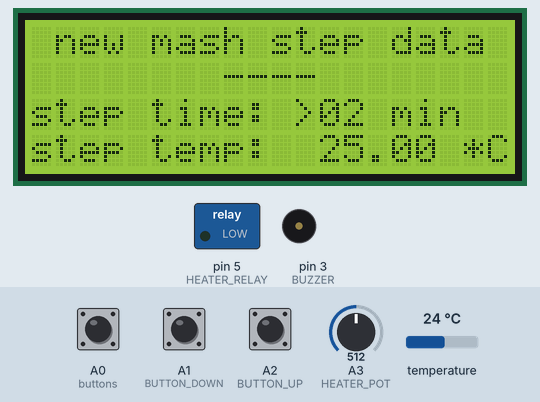
The sketch below on a simulated Arduino Uno, built with avr-gcc and run on an emulated ATmega328P. Parts: 20×4 character LCD, switched loads named in the sketch (green lamp = pin HIGH), buzzer (waves = sounding). The inputs (shaded band) are chosen by the test bench; at power-on: A0 (buttons) HIGH, A3 (HEATER_POT) = 512, temperature 24 °C, A1 (BUTTON_DOWN) HIGH, A2 (BUTTON_UP) HIGH. What the sketch prints to the serial monitor is not drawn.

Above: at 0.9 s.
1.0 s: A0 (buttons) pulled LOW for 0.15 s
At 1.2 s:
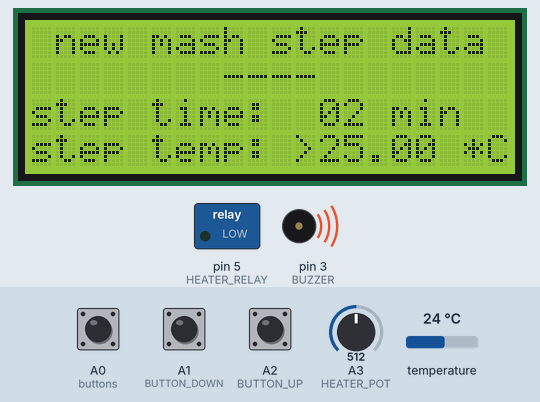
2.7 s: A0 (buttons) pulled LOW for 1 s
At 5.0 s:
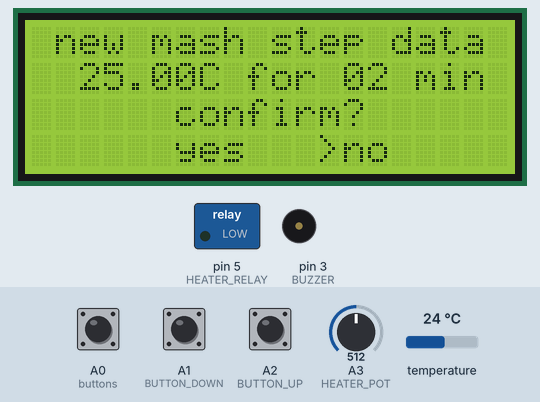
5.3 s: A0 (buttons) pulled LOW for 0.15 s
At 6.8 s:
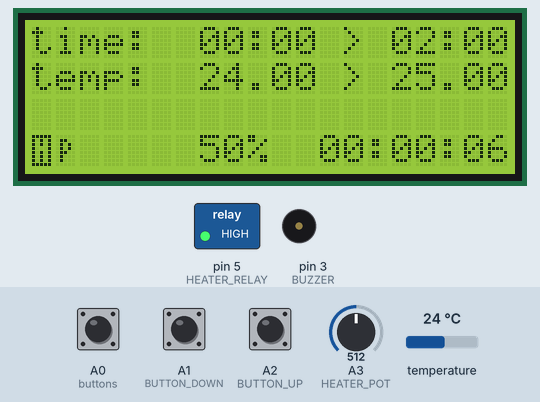
7.6 s: A3 (HEATER_POT) set to 1016
At 8.6 s:
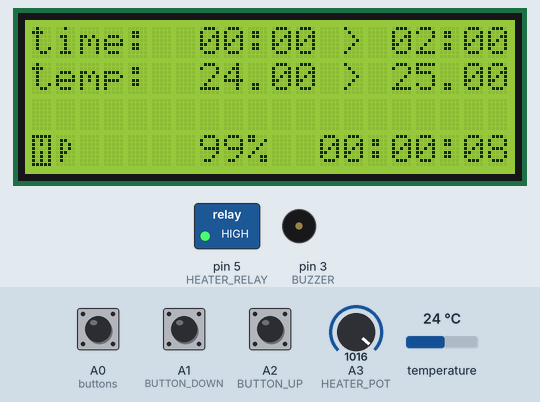
10.6 s: A3 (HEATER_POT) set to 1023
At 11.8 s:
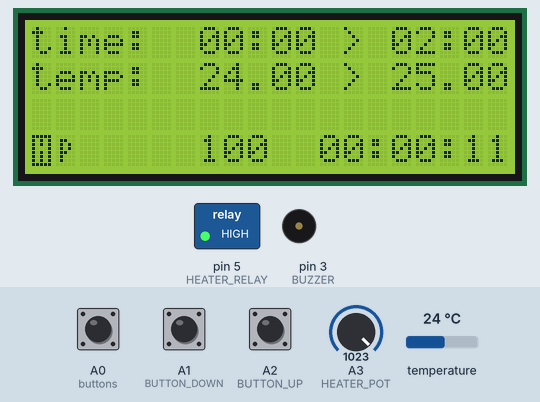
13.6 s: temperature set to 25.8 °C
At 15.8 s:
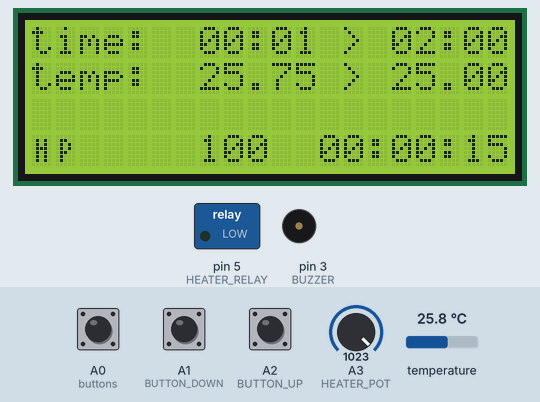
Timing chart, 0 to 17.3 s (numbered marks = the images above; inputs shaded):
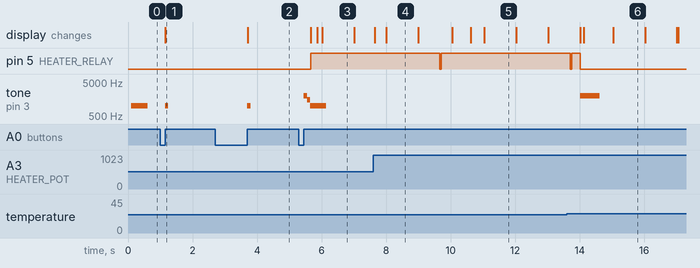

The sketch:

temperature_control_gh.ino
```cpp
/*
- DS18B20 sensor for temperature reading
- two buttons for adjusting target temperature (+ and -)

pin out:

 button up   -> gnd
 button up   -> pin A2
 button down -> gnd
 button down -> pin A1
 button sel  -> gnd
 button sel  -> pin A0
 (buttons will use internal pull-up, so no need for resistors)

 (looking at the pot)
 pot left  -> gnd
 pot right -> +5V
 pot mid   -> pin A3

 sensor red wire (vcc)     -> +5V
 sensor yellow wire (data) -> pin 4 -> 4.7 kOhm resistor -> +5V
 sensor green wire (gnd)   -> gnd

 (this means there is a pull-up in the data wire)
 (btw, green SHOULD be data and yellow SHOULD be gnd, but in mine it's like above)

 * if it keeps reading -1000, check gnd and data
 * if it keeps reading +85, check vcc

 heater relay on + -> pin 5
 heater relay on - -> gnd

 buzzer+ -> pin 3
 buzzer- -> 220 Ohm resistor -> gnd


 (this is using the 3pin lcd library, so pins are only needed for power and controling a shift register)

 lcd pcb-      -> gnd          LCD info:      01234567890123456789
 lcd pcb+      -> +5V                        |--------------------|
 lcd pcb clock -> pin 8                      |time:  00:00 > 00:00| 0
 lcd pcb latch -> pin 9                   1  |temp:  00:00 > 00.00| 1
 lcd pcb data  -> pin 10                  2  |                    | 2
                                          3  |HP     00%  00:00:00| 3
                                             |--------------------|
                                              01234567890123456789


TODO:
 - Switch heater to PID library
 - Pump control
 - Boil control (heater power, hop additions, etc)
 - Save data to EEPROM?
 - Auto/Manual heater/pump control

*/


#include <OneWire.h>
#include <DallasTemperature.h>
#include <LiquidCrystal595.h>

// pins --- start

#define BUTTON_UP A2
#define BUTTON_DOWN A1
#define BUTTON_SEL A0
#define DS18S20 4

#define HEATER_RELAY 5
#define HEATER_POT A3
#define HEATER_WINDOW 4000 // ms

#define BUZZER 3

// pins --- end


volatile unsigned long window_start_time; // the time the heater window starts
volatile unsigned long heater_control;    // the amount of time within the window the heater should be on
int heater_percentage;

volatile bool heater_active;  // tells if the heater is enabled
volatile bool heater_on;      // tells if the heater is currently on

// delay between temperature measurements
#define MEASURE_DELAY 2000  // 2 s

// delay between data log
#define DATA_LOG_DELAY 10000 // 10 s

// here is where we define the buttons that we'll use
byte buttons[] = {BUTTON_UP, BUTTON_DOWN, BUTTON_SEL};
#define NUMBUTTONS sizeof(buttons)

// temperature sensor definitions
OneWire ds(DS18S20);
DallasTemperature sensors(&ds);
DeviceAddress insideThermometer;

// LCD
LiquidCrystal595 lcd(10,9,8);     // datapin, latchpin, clockpin

float target_temperature;
float current_temperature;
unsigned long last_measure;
unsigned long last_data_log;

boolean start_timer = 0;
unsigned long mash_time_start;
unsigned long mash_step_time = (unsigned long)2*60*1000; // 2 min -> millis
boolean in_mash_step = 1;

void print_formated_time(unsigned long, byte, byte, boolean);
char * formatted_time(unsigned long ms, boolean hour=false);
void ring_buzzer(int ntimes, int buzz_time, int frequency=1500, bool interrupt=false);


byte mode;

void setup()
{
  // init heater control variables
  heater_control = HEATER_WINDOW / 4;  // starts at 25%
  heater_percentage = 25;
  window_start_time = 0;
  heater_active = true;
  heater_on = false;

  target_temperature = 25.0; // Celsius
  last_measure = millis();
  last_data_log = millis();

  // start lcd (20 cols, 4 rows)
  lcd.begin(20, 4);

  byte heat_off[8] = {B00000, B01010, B01010, B01110, B01010, B01010, B01010, B00000};  // [1] HEAT symbol
  byte heat_on[8]  = {B11111, B10101, B10101, B10001, B10101, B10101, B10101, B11111};  // [2] reverse HEAT symbol
  byte pump_off[8] = {B00000, B01100, B01010, B01010, B01100, B01000, B01000, B00000};  // [3] Pump Symbol
  byte pump_on[8]  = {B11111, B10011, B10101, B10101, B10011, B10111, B10111, B11111};  // [4] Reverse PUMP Symbol

  lcd.createChar(1, heat_off);
  lcd.createChar(2, heat_on);
  lcd.createChar(3, pump_off);
  lcd.createChar(4, pump_on);

  // start sensors, get adress and set resolution to 0.25 (10 bit)
  sensors.begin();
  sensors.getAddress(insideThermometer, 0);
  sensors.setResolution(insideThermometer, 10);

  // Setup buttons with an internal pull-up
  for(byte i=0; i<NUMBUTTONS; i++) {
    pinMode(buttons[i], INPUT_PULLUP);
  }

  // setup led and relay
  pinMode(HEATER_RELAY, OUTPUT);

  // for talking to python - meant to log temperature data
  Serial.begin(9600);

  //print_base_menu();
  set_new_mash_step();

  // set timer interrupt for heater control after everything has been set
  // heater will be polled at 20 Hz (50 ms)
  // interrupt config ---- start
  noInterrupts();                           // disable all interrupts
  TCCR1A = 0;                               // set entire TCCR1A register to 0
  TCCR1B = 0;                               // same for TCCR1B
  TCNT1  = 0;                               // initialize counter value to 0

  // set compare match register for 20 Hz increments
  OCR1A = 3124;                             // = (16E6) / (20*256) - 1 (must be <65536)

  TCCR1B |= (1 << WGM12);                   // turn on CTC mode
  TCCR1B |= (1 << CS12);                    // Set CS12 bits for 256 prescaler
  TIMSK1 |= (1 << OCIE1A);                  // enable timer compare interrupt
  interrupts(); // enable all interrupts
  // interrupt config ---- end
}

void loop()
{
  // update temperature as needed
  updateTemperature();

  // Check button press
  checkButtonPress();

  // turn the relay OFF if temperature higher then target
  setRelayState();

  // update timers on the lcd
  updateTimes();

  // log data to serial
  logData();

  delay(50);
}


// update temperature reading
void updateTemperature()
{
  // only perform measurement if enough time has passed
  if((millis() - last_measure) >= MEASURE_DELAY)
  {
    last_measure = millis();
    sensors.requestTemperatures();
    current_temperature = sensors.getTempC(insideThermometer);
    if(current_temperature)
    {
      lcd.setCursor(7,1);
      lcd.print(current_temperature);
    }
  }
}


// write python to ser
void logData()
{
  if((millis() - last_data_log) >= DATA_LOG_DELAY)
  {
    last_data_log = millis();

    // print to serial for python routine - time, temperature, power
    Serial.print(last_data_log/1000);
    Serial.print(F(" "));
    Serial.print(current_temperature);
    Serial.print(F(" "));
    Serial.print(heater_active);
    Serial.print(F(" "));
    Serial.println(heater_percentage);
  }
}


// check if SEL button was pressed
void checkButtonPress()
{
  if(btn_press(BUTTON_SEL, 500))
  {
    set_new_mash_step();
  }
}


// set relay state based on temperature
void setRelayState()
{
  heater_control = map(analogRead(HEATER_POT), 0, 1023, 0, HEATER_WINDOW);
  heater_percentage = map(analogRead(HEATER_POT), 0, 1023, 0, 100);

  lcd.setCursor(7,3);
  if(heater_percentage < 10)  lcd.print(F("0"));
  lcd.print(heater_percentage);

  lcd.setCursor(0,3);

  // if temperature below target, turn heat/pump on
  if(current_temperature < target_temperature)
  {
    heater_active = true; // activate the heater

    lcd.write(2);
    //lcd.setCursor(1,3); lcd.write(4);
  }

  // if not, turn both off
  else
  {
    digitalWrite(HEATER_RELAY, LOW);
    heater_active = false;

    lcd.write(1);
    //lcd.setCursor(1,3); lcd.write(3);

    if(!start_timer)
    {
      start_timer = 1;
      mash_time_start = millis();

      // play buzzer to inform the timer has started (f [Hz], duration [ms])
      tone(BUZZER, 2000, 100);
      delay(100);
      tone(BUZZER, 2000, 500);
    }
  }
}


// update times printed on the LCD
void updateTimes()
{
  if (in_mash_step)
  {
    if (start_timer)
    {
      // current mash step time
      print_formated_time(millis() - mash_time_start, 7, 0, 0);

      if((millis() - mash_time_start) > mash_step_time){
        lcd.setCursor(0,2);
        lcd.print(F("-> step finished! <-"));
        tone(BUZZER, 2500);
      }
    }
  }
  // total elapsed time
  print_formated_time(millis(), 13, 3, 1);
}


// get data and set new mash step temperature and time
#define BUTTON_DELAY 50
void set_new_mash_step()
{

  // next lines draw the 'new mash step' menu:
  //
  //       01234567890123456789
  //      |--------------------|
  //      | new mash step data | 0
  //   1  |        ----        | 1
  //   2  |step time: >00 min  | 2
  //   3  |step temp:  00.0  *C| 3
  //      |--------------------|
  //       01234567890123456789


  lcd.clear();

  lcd.setCursor(0,0);
  lcd.print(F(" new mash step data "));

  lcd.setCursor(0,1);
  lcd.print(F("        ----        "));

  lcd.setCursor(0,2); lcd.print(F("step time: >"));
  // if time < 10 min, print a leading '0'
  if(mash_step_time/60000 < 10)
    lcd.print(F("0"));
  lcd.print(mash_step_time/60000);
  lcd.print(F(" min"));

  lcd.setCursor(0,3);
  lcd.print(F("step temp:  "));
  lcd.print(target_temperature);
  lcd.print(F(" *C"));

  tone(BUZZER, 1000, 500); // f (Hz), length (ms)

  unsigned long new_mash_step_time = mash_step_time;
  boolean new_data;
  // first loop is for time data; keep inside it until SEL is pressed
  while(!btn_press(BUTTON_SEL, 50))
  {
    new_data = false;

    if(digitalRead(BUTTON_UP) == LOW)
    {
      delay(BUTTON_DELAY);
      if(digitalRead(BUTTON_UP) == LOW)
      {
        new_mash_step_time += 60000UL;
        new_data = true;
        delay(BUTTON_DELAY);
      }
    }

    if(digitalRead(BUTTON_DOWN) == LOW)
    {
      delay(BUTTON_DELAY);
      if(digitalRead(BUTTON_DOWN) == LOW)
      {
        if((long)new_mash_step_time - 60000L < 60000L)
          new_mash_step_time = 00000UL;
        else
          new_mash_step_time -= 60000UL;
        new_data = true;
        delay(BUTTON_DELAY);
      }
    }

    // only update the LCD if we have new data
    if (new_data) {
      lcd.setCursor(12,2);
      if(new_mash_step_time/60000 < 10)
        lcd.print(F("0"));
      lcd.print(new_mash_step_time/60000);
      lcd.print(F(" min"));
    }
    delay(10);
  }

  lcd.setCursor(11,2);
  lcd.print(F(" "));
  lcd.setCursor(11,3);
  lcd.print(F(">"));

  tone(BUZZER, 1000, 100); // f (Hz), length (ms)

  // second loop is for the temperature
  float new_target_temperature = target_temperature;
  while(!btn_press(BUTTON_SEL, 50))
  {
    new_data = false;

    if(digitalRead(BUTTON_UP) == LOW)
    {
      delay(BUTTON_DELAY);
      if(digitalRead(BUTTON_UP) == LOW)
      {
        new_target_temperature += 0.5;
        if(new_target_temperature > 99.0)
          new_target_temperature = 99.0;
        new_data = true;
        delay(BUTTON_DELAY);
      }
    }

    if(digitalRead(BUTTON_DOWN) == LOW)
    {
      delay(BUTTON_DELAY);
      if(digitalRead(BUTTON_DOWN) == LOW)
      {
        new_target_temperature -= 0.5;
        new_data = true;
        delay(BUTTON_DELAY);
      }
    }


    if (new_data) {
      lcd.setCursor(12,3);
      if(new_target_temperature < 10.0)
        lcd.print(F("0"));
      lcd.print(new_target_temperature);
      lcd.print(F(" *C"));
    }
    delay(10);
  }

  tone(BUZZER, 1000, 100); // f (Hz), length (ms)

  // once time and temperature are set, let's confirm those values were ok
  lcd.setCursor(0,1);  lcd.print(F("  00.0 C for 00 min "));
  lcd.setCursor(0,2);  lcd.print(F("      confirm?      "));
  lcd.setCursor(0,3);  lcd.print(F("      yes   >no     "));

  lcd.setCursor(2,1);
  if(new_target_temperature < 10.0) lcd.print(F("0"));
  lcd.print(new_target_temperature);

  lcd.setCursor(13,1);
  if(new_mash_step_time/60000 < 10) lcd.print(F("0"));
  lcd.print(new_mash_step_time/60000);
  lcd.print(F(" min  "));

  new_data = false;
  while(!btn_press(BUTTON_SEL, 50))
  {

    if (btn_press(BUTTON_DOWN, 50)) {
      lcd.setCursor(5,3);
      lcd.print(F(" yes   >no"));
      new_data = false;
    }

    if (btn_press(BUTTON_UP, 50)){
      lcd.setCursor(5,3);
      lcd.print(F(">yes    no"));
      new_data = true;
    }

    delay(10);
  }

  // if we're ok with the new values, go ahead and overwrite the old ones
  if(new_data)
  {
    target_temperature = new_target_temperature;
    mash_step_time = new_mash_step_time;
    start_timer = 0;

    tone(BUZZER, 1000, 100);
    delay(100);
    tone(BUZZER, 1500, 100);
    delay(100);
    tone(BUZZER, 2000, 500);
  }
  else
  {
    tone(BUZZER, 2000, 100);
    delay(100);
    tone(BUZZER, 1500, 100);
    delay(100);
    tone(BUZZER, 1000, 500);
  }

  print_base_menu();
}


// print base menu
void print_base_menu()
{
  lcd.setCursor(0,0); lcd.print(F("time:  00:00 > ")); lcd.print(formatted_time(mash_step_time));
  lcd.setCursor(0,1); lcd.print(F("temp:  00.00 > ")); lcd.print(target_temperature);
  lcd.setCursor(0,2); lcd.print(F("                    "));
  lcd.setCursor(0,3); lcd.print(F("HP     00%  00:00:00"));

  lcd.setCursor(0,3); lcd.write(1);
  lcd.setCursor(1,3); lcd.write(3);
}


// timer compare interrupt service routine
ISR(TIMER1_COMPA_vect)
{
  long now = millis();

  // only runs if the heater is active
  if(heater_active)
  {
    // check if we've advanced to the next window
    if(now > window_start_time + HEATER_WINDOW)
    {
      window_start_time = now;
    }

    if(heater_control > (now - window_start_time))
    {
      // only turn heater on if it's not already on
      if(!heater_on)
      {
        digitalWrite(HEATER_RELAY, HIGH);
        heater_on = true;
      }
    }
    else
    {
      // only turn heater off if it's not already off
      if(heater_on)
      {
        digitalWrite(HEATER_RELAY, LOW);
        heater_on = false;
      }
    }
  }
}


// print formated time from milis in int
char * formatted_time(unsigned long ms, boolean hour)
{
  static char time[8];
  unsigned long s;
  int m;
  byte h;

  s = ms / 1000;
  m = s / 60;
  s = s % 60;

  if(hour) {
    h = m / 60;
    m = m % 60;
    sprintf(time, "%i:%02i:%02i", h, m, s);
  }
  else {
    sprintf(time, "%02i:%02i", m, s);
  }

  return time;
}


// ring buzzer by specified amount of times, length and sound frequency
void ring_buzzer(int ntimes, int buzz_time, int frequency, bool interrupt)
{
  // first disable the buzzer just in case it's in use
  noTone(BUZZER);

  while(ntimes--)
  {
    tone(BUZZER, frequency);
    delay(buzz_time);

    noTone(BUZZER);
    delay(buzz_time/3);
  }
}


// print formated time on a given LCD place
void print_formated_time(unsigned long ms, byte col, byte row, boolean hour)
{
  lcd.setCursor(col, row);
  lcd.print(formatted_time(ms, hour));
}


// check if a given button was pressed for some given time
boolean btn_press(byte button_press, int ms)
{
  if (digitalRead(button_press) == LOW)
  {
    delay(ms);
    if (digitalRead(button_press) == LOW)
    {
      while(digitalRead(button_press) == LOW) {} // avoid repeated presses
      return true;
    }
  }
  return false;
}
```

Measured:
- the behaviour switches between 1022 and 1023 on A3 (HEATER_POT) (found by bisection; images 4 and 5)
- the behaviour switches between 24.9 and 25 °C on temperature (found by bisection; images 5 and 6)
- after the input at 1.0 s, tone on pin 3 (BUZZER): silent → 1000 Hz after 0.15 s, → silent 0.10 s later; the display: changes after 0.15 s (image 1)
- after the input at 2.7 s, tone on pin 3 (BUZZER): silent → 1000 Hz after 1.0 s, → silent 0.10 s later; the display: changes after 1.0 s (image 2)
- after the input at 5.3 s, pin 5 (HEATER_RELAY): LOW → HIGH after 0.36 s; tone on pin 3 (BUZZER): silent → 2000 Hz after 0.15 s, → 1500 Hz 0.10 s later, → 1000 Hz 0.10 s later, → silent 0.50 s later; the display: first changes after 0.36 s (image 3 shows a later state)
- after the input at 10.6 s, the display: first changes at once (image 5 shows a later state)
- after the input at 13.6 s, tone on pin 3 (BUZZER): silent → 2000 Hz after 0.42 s, → silent 0.60 s later; the display: first changes after 0.42 s (image 6 shows a later state)
